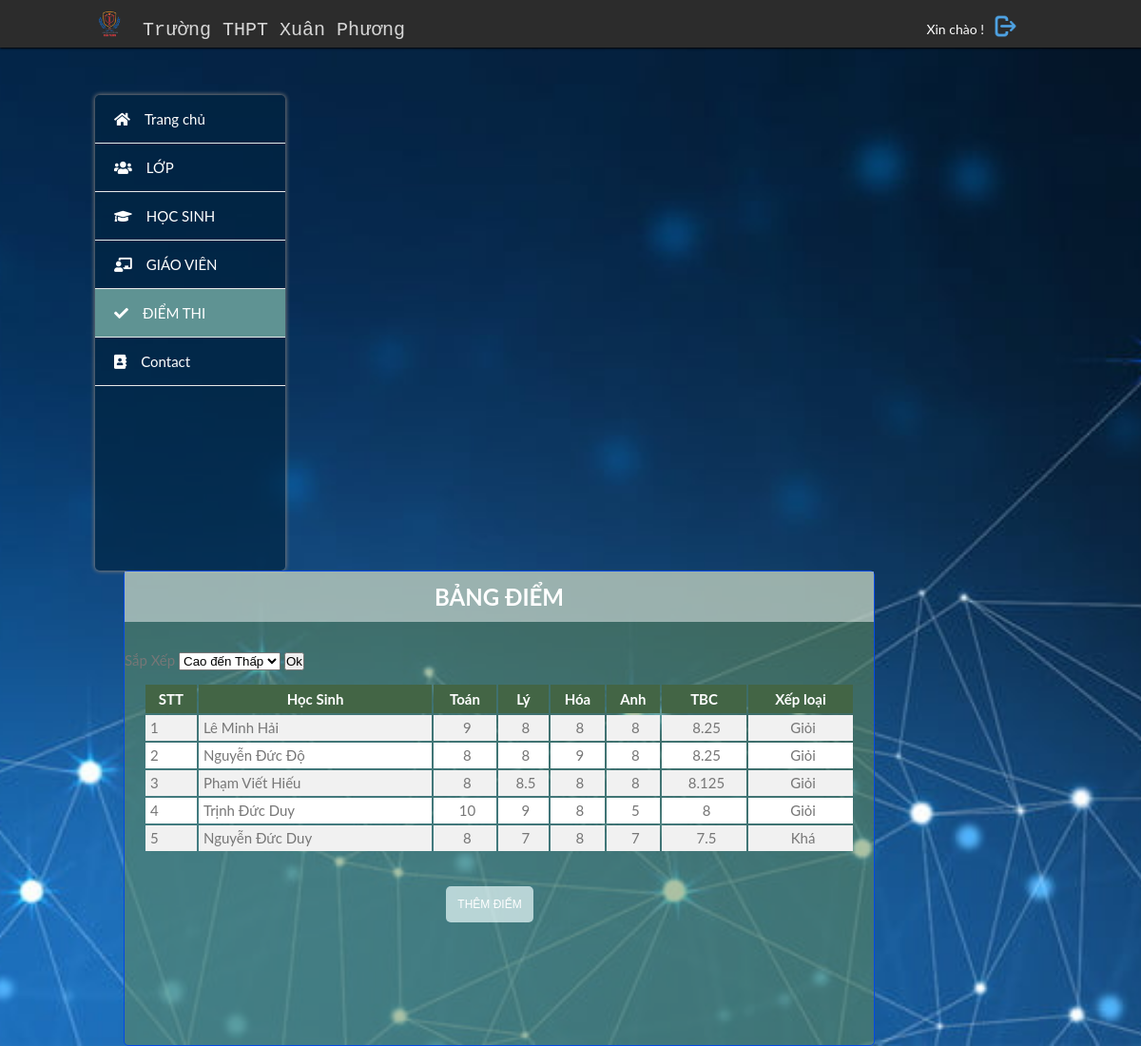
The page /xemdiem.php (signed in) on the database its author committed.
### tables this page shows
CREATE TABLE `diemthi` (
  `diemthiID` int(11) NOT NULL,
  `hocsinhID` int(11) NOT NULL,
  `toan` float NOT NULL,
  `ly` float NOT NULL,
  `hoa` int(11) NOT NULL,
  `anh` int(11) NOT NULL
);

CREATE TABLE `hocsinh` (
  `hocsinhID` int(11) NOT NULL,
  `MaHS` int(11) NOT NULL,
  `lopID` int(11) NOT NULL,
  `name` text NOT NULL,
  `birthday` date NOT NULL,
  `phonenumber` int(11) NOT NULL,
  `address` text NOT NULL,
  `avt` text NOT NULL,
  `so_truong` text NOT NULL
);

### xemdiem.php (the view, shortened to what this page needs)
<!DOCTYPE html>
<html>
<?php
if (isset($_SESSION['username'])) {
    $link = new mysqli('localhost', 'root', '', 'hocsinh') or die('kết nối thất bại ');
    mysqli_query($link, 'SET NAMES UTF8');
    if (isset($_GET['sapxep'])) {
        $sapXepOption = $_GET['sapxep'];
        $query = "SELECT hocsinh.name, diemthi.toan, diemthi.ly, diemthi.hoa, diemthi.anh
                  FROM hocsinh, diemthi
                  WHERE hocsinh.hocsinhID = diemthi.hocsinhID";
        if ($sapXepOption === 'Cao') {
            $query .= " ORDER BY (diemthi.toan + diemthi.ly + diemthi.hoa + diemthi.anh) DESC";
        } elseif ($sapXepOption === 'Thap') {
            $query .= " ORDER BY (diemthi.toan + diemthi.ly + diemthi.hoa + diemthi.anh) ASC";
        }
    } else {
        $query = "SELECT hocsinh.name, diemthi.toan, diemthi.ly, diemthi.hoa, diemthi.anh
                  FROM hocsinh, diemthi
                  WHERE hocsinh.hocsinhID = diemthi.hocsinhID
                  ORDER BY (diemthi.toan + diemthi.ly + diemthi.hoa + diemthi.anh) DESC";
    }
    $result = mysqli_query($link, $query);
?>
    <head>
        <link rel="stylesheet" href="css/qlhs.css">
        <link rel="stylesheet" href="style/fontawesome/css/all.css">
    </head>
    <body>
        <header>
            <div class="container">
                 <div id="logo">
					  <div id="logoImg">
						   <img src="image/anh4.png " width="30px">
					  </div>
					<a href="index.php">Trường THPT Xuân Phương</a>
				 </div>
				<div id="accountName">
					<p> Xin chào ! </p>
					<a href="dangxuat.php" alt="Đăng xuất"> <img src="image/logout.png" width="25px"> </a>
				</div>
            </div>
        </header>
        <div class="body">
			<div class="container">
				<div id="menu">
                  <ul>
                     <li><a  href="index.php"><i class="fas fa-home"></i>Trang chủ</a></li>
                      <li><a href="lop.php"><i class="fas fa-users  "></i>LỚP</a></li>
                      <li><a href="hocsinh.php" ><i class="fas fa-graduation-cap"></i>HỌC SINH</a></li>
                      <li><a href="giaovien.php"><i class="fas fa-chalkboard-teacher"></i>GIÁO VIÊN</a></li>
                      <li><a id="current" href="diemthi.php"><i class="fas fa-check"></i>ĐIỂM THI</a></li>
                      <li><a href="contact.php"><i class="fas fa-address-book"></i>Contact</a></li>
                  </ul>
             	</div>
             	 <div id="main-contain">
			  			<h2>BẢNG ĐIỂM </h2></br>
						  <form method="GET" action="">
                    <div class="form-group">
                        <label for="sapxep">Sắp Xếp</label>
                        <select class="form-control" name="sapxep" id="sapxep">
                            <option value="Cao">Cao đến Thấp</option>
                        </select>
                        <input type="submit" value="Ok">
                    </div>
                </form>
				<div id="listSV">
                    <table width="70%">
                        <tr>
                            <th>STT</th>
                            <th>Học Sinh</th>
                            <th>Toán</th>
                            <th>Lý</th>
                            <th>Hóa</th>
                            <th>Anh</th>
                            <th>TBC</th>
                            <th>Xếp loại</th>
                        </tr>
                        <?php
                        $i=0;
                       while ($r = mysqli_fetch_assoc($result)) {
                        $i++;
                        $ten = $r['name'];
                        $toan = $r['toan'];
                        $ly = $r['ly'];
                        $hoa = $r['hoa'];
                        $anh = $r['anh'];
                        $TBC = ($toan + $ly + $hoa + $anh) / 4;
                        if ($TBC >= 9) {
                            $xepLoai = 'Xuất sắc';
                        } elseif ($TBC >= 8) {
                            $xepLoai = 'Giỏi';
                        } elseif ($TBC >= 6.5) {
                            $xepLoai = 'Khá';
                        } elseif ($TBC >= 5) {
                            $xepLoai = 'Trung bình';
                        } else {
                            $xepLoai = 'Yếu';
                        }
                        echo "<tr> ";
                        echo "<td>$i</td>";
                        echo "<td>$ten</td>";
                        echo "<td align= 'center'>$toan</td>";
                        echo "<td align= 'center'>$ly</td>";
                        echo "<td align= 'center'>$hoa</td>";
                        echo "<td align= 'center'>$anh</td>";
                        echo "<td align= 'center'>$TBC</td>";
                        echo "<td align= 'center'>$xepLoai</td>";
                        echo "</tr>";
                    }
                        ?>
                    </table>
                </div>
						<form id="formChucnang">
							<a href="chucnang/themdiem.php" ><input  id="btnThemSV" type="button" value="THÊM ĐIỂM"> </a>
						</form>
              		</div>
            </div>
        </div>
    </body>
</html>
<?php
	}
	else {
		header('location:login.php');
	}
?>

### css/qlhs.css (style rules this page uses)
* { margin: 0; padding: 0; }
body { font: 400 15px/1.8 Lato, sans-serif; color: #777; background: #98a7a7 url("../image/bomaybucroi.jpg") no-repeat fixed center; background-size: cover; }
input { outline: none; }
a { text-decoration: none; color: white; }
.container { margin: 0px 100px; }
header { position: fixed; top: 0px; left: 0px; height: 40px; background: rgb(44, 44, 44); color: #efd5d5; text-align: left; padding-top: 10px; width: 100%; box-shadow: 0px 1px 2px black; z-index: 1; }
#logo { float: left; width: 50%; font-size: 20px; }
#logo a { float: left; margin-top: 4px; color: #d7d7d7; font-family: monospace; transition: 0.2s linear; }
#logoImg { float: left; margin-right: 20px; }
#accountName { float: right; padding-top: 5px; margin-right: 30px; }
#accountName p { float: left; margin-right: 10px; margin-top: 5px; }
.body { margin: 100px 0px; height: 500px; }
#menu { float: left; color: black; background: #012440ab; width: 200px; height: 500px; border-radius: 5px; box-shadow: 0px 0px 4px 1px #787878; }
#menu ul { list-style-type: none; }
#menu ul li { height: 50px; line-height: 50px; border-bottom: 1px solid #e8e9e9; }
#menu ul li a { display: block; text-decoration: none; color: #ffffff; padding-left: 20px; transition: 0.2s ease-in; }
#menu ul li a:hover, #current { background: #5f9393; }
#menu i { margin-right: 15px; }
#main-contain { background: #648c5687; float: left; width: 79%; min-height: 500px; margin-left: 30px; border: 1px solid #0549e5; border-radius: 5px; box-sizing: border-box; }
#main-contain h2 { background: #ffffff7a; color: white; padding: 5px; text-align: center; }
#listSV { margin: 10px 20px; }
#listSV table { margin: 0 auto; width: 100%; }
#listSV th { height: 30px; background: #023005bd; color: white; }
#listSV tr { height: 20px; background: white; }
#listSV td { padding-left: 5px; }
#listSV tr:nth-child(even) { background-color: #f1f1f1; }
#formChucnang { margin-top: 30px; text-align: center; margin-bottom: 30px; margin-right: 20px; }
#formChucnang input { font-size: 12px; border: none; padding: 1em; cursor: pointer; margin: 5px; border-radius: 5px; color: white; transition: 0.1s linear; }
#btnThemSV { background: #f0ffffad; }
h2 { color: #f0f0f0; }
p { line-height: 1.6; color: #555; }
h2 { color: white; font-size: 24px; }
p { line-height: 1.6; color: white; font-size: 14px; }

### css/all.css (style rules this page uses)
.fa, .fas, .far, .fal, .fab { -moz-osx-font-smoothing: grayscale; -webkit-font-smoothing: antialiased; display: inline-block; font-style: normal; font-variant: normal; text-rendering: auto; line-height: 1; }
.fa-address-book:before { content: "\f2b9"; }
.fa-chalkboard-teacher:before { content: "\f51c"; }
.fa-check:before { content: "\f00c"; }
.fa-graduation-cap:before { content: "\f19d"; }
.fa-home:before { content: "\f015"; }
.fa-users:before { content: "\f0c0"; }
.fa, .fas { font-family: 'Font Awesome 5 Free'; font-weight: 900; }

### rows shown on the page
diemthi: hocsinhID.name "Lê Minh Hải", toan "9", ly "8", hoa "8", anh "8", TBC "8.25", xepLoai "Giỏi"
diemthi: hocsinhID.name "Nguyễn Đức Độ", toan "8", ly "8", hoa "9", anh "8", TBC "8.25", xepLoai "Giỏi"
diemthi: hocsinhID.name "Phạm Viết Hiếu", toan "8", ly "8.5", hoa "8", anh "8", TBC "8.125", xepLoai "Giỏi"
diemthi: hocsinhID.name "Trịnh Đức Duy", toan "10", ly "9", hoa "8", anh "5", xepLoai "Giỏi"
diemthi: hocsinhID.name "Nguyễn Đức Duy", toan "8", ly "7", hoa "8", anh "7", TBC "7.5", xepLoai "Khá"
